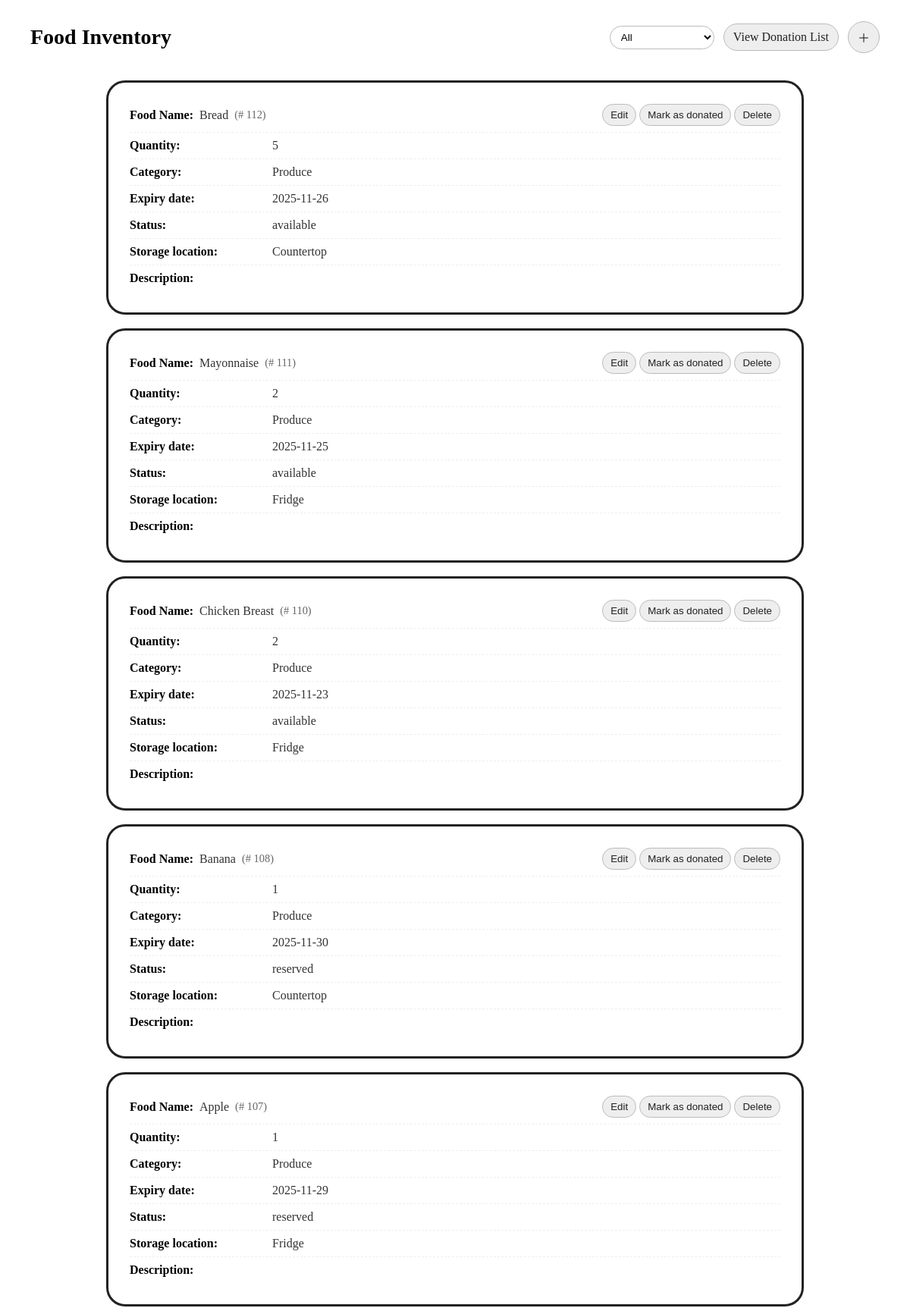
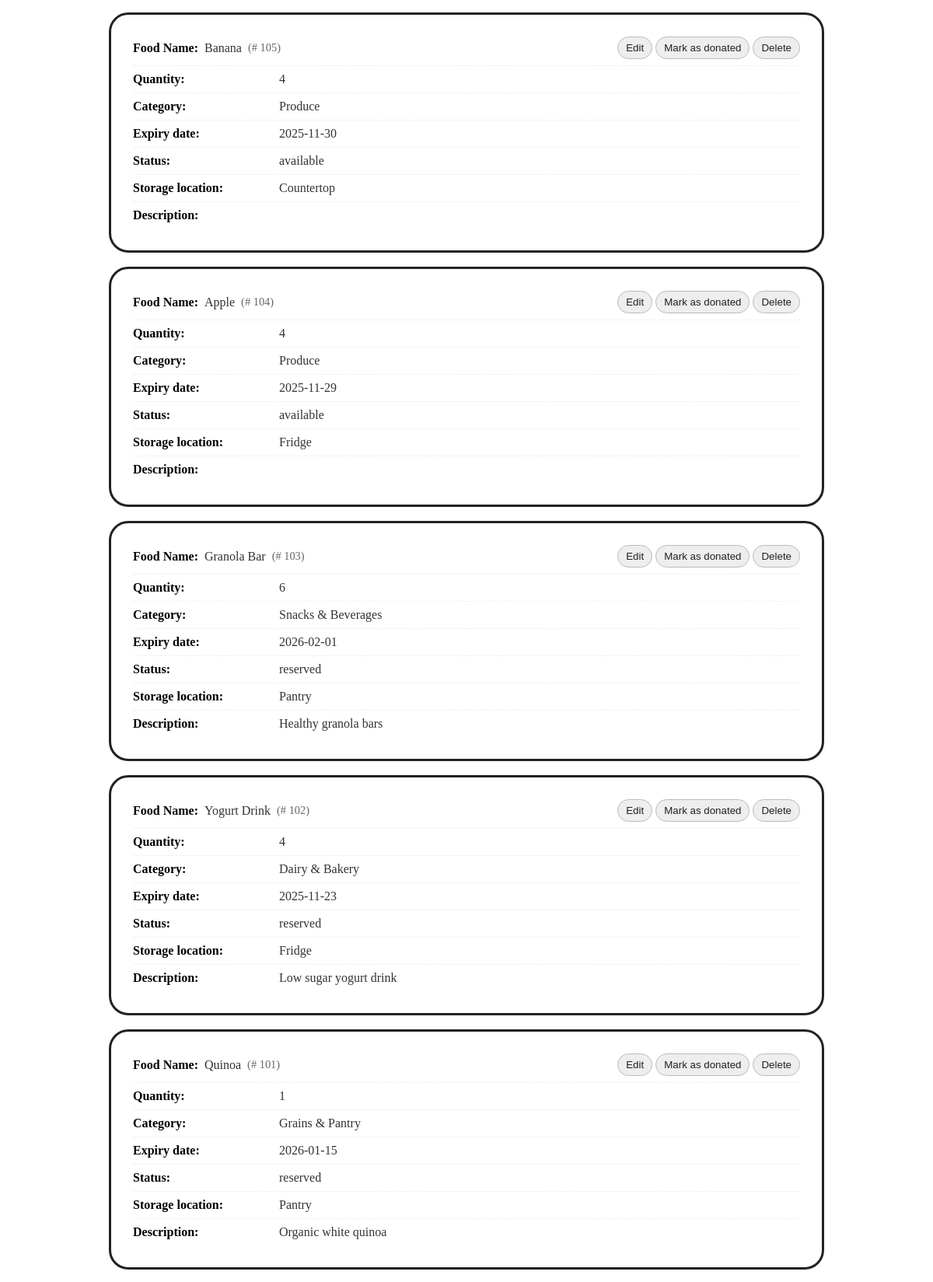
The app's page /pages/inventory/inventory.php (signed in, upper part) with its own data (2 pictures, top to bottom).
### tables this page shows
CREATE TABLE `fooditem` (
  `foodItem_id` int(20) NOT NULL,
  `category` enum('Produce','Protein','Dairy & Bakery','Grains & Pantry','Snacks & Beverages') NOT NULL,
  `food_name` varchar(20) NOT NULL,
  `quantity` int(10) NOT NULL,
  `expiry_date` date NOT NULL DEFAULT current_timestamp(),
  `storage_location` enum('Fridge','Freezer','Pantry','Countertop') NOT NULL,
  `description` varchar(80) DEFAULT NULL,
  `status` enum('available','used','expired','donation','reserved') NOT NULL,
  `user_id` int(20) UNSIGNED NOT NULL,
  `created_at` date DEFAULT current_timestamp()
);

### pages/inventory/inventory.php (the view, shortened to what this page needs)
<?php
require_once __DIR__ . '/../../config.php';
$uid = (int)($_SESSION['user_id'] ?? $_SESSION['id'] ?? 0);
$rows = [];
try {
  $st = $pdo->prepare("
    SELECT
      f.foodItem_id, f.food_name, f.quantity, f.category, f.expiry_date, f.status, f.storage_location, f.description,
      EXISTS(
        SELECT 1
        FROM donation_fooditem df
        JOIN donation d ON d.donation_id = df.donation_id
        WHERE df.fooditem_id = f.foodItem_id
          AND d.donor_user_id = f.user_id
          AND d.status = 'pending'
      ) AS has_donation
    FROM fooditem f
    WHERE f.user_id = :uid
    ORDER BY f.foodItem_id DESC
  ");
  $st->execute([':uid' => $uid]);
  $rows = $st->fetchAll(PDO::FETCH_ASSOC);
} catch (Throwable $e) {
  $rows = [];
}
function e($s){ return htmlspecialchars((string)$s, ENT_QUOTES, 'UTF-8'); }
?>
<!doctype html>
<html lang="en">
<head>
</head>
<body>
  <header class="topbar">
    <h1 class="title">Food Inventory</h1>
    <div class="actions">
      <div class="controls">
        <select id="filterSel">
          <option value="all" selected>All</option>
        </select>
      </div>
      <a class="btn" href="/SaveBite/templates/base.php?page=donationList">View Donation List</a>
      <a class="plus" href="#" title="Add new">＋</a>
    </div>
  </header>
  <main class="content" id="list">
    <?php if (!$rows): ?>
      <p id="empty-hint" style="color:#666">No items yet. Click “＋” to add one.</p>
    <?php else: ?>
      <?php foreach ($rows as $r):
        $id   = (int)$r['foodItem_id'];
        $exp  = (string)($r['expiry_date'] ?? '');
        $name = (string)$r['food_name'];
        $qty  = (string)$r['quantity'];
        $cat  = (string)$r['category'];
        $st   = (string)($r['status'] ?? '');
        $loc  = (string)$r['storage_location'];
        $desc = (string)($r['description'] ?? '');
        $has  = !empty($r['has_donation']);
      ?>
      <article class="card" id="item-<?= $id ?>" data-id="<?= $id ?>" data-expiry="<?= e($exp) ?>" data-donated="<?= $has ? '1' : '0' ?>">
        <div class="card-head">
          <div class="card-title">
            <span class="label">Food Name:</span>
            <span class="value" data-field="food_name"><?= e($name) ?></span>
            <span class="mini-id">(# <?= $id ?>)</span>
          </div>
          <div>
            <button class="btn mini" type="button" data-action="edit">Edit</button>
            <button
              class="btn mini"
              type="button"
              data-action="donate"
              <?= $has ? 'disabled style="opacity:.65;cursor:not-allowed"' : '' ?>
            ><?= $has ? 'Added to Donation List' : 'Mark as donated' ?></button>
            <button class="btn mini" type="button" data-action="delete">Delete</button>
          </div>
        </div>
        <div class="row">
          <span class="label">Quantity:</span>
          <span class="value" data-field="quantity"><?= e($qty) ?></span>
        </div>
        <div class="row">
          <span class="label">Category:</span>
          <span class="value" data-field="category"><?= e($cat) ?></span>
        </div>
        <div class="row">
          <span class="label">Expiry date:</span>
          <span class="value" data-field="expiry_date"><?= e($exp) ?></span>
        </div>
        <div class="row">
          <span class="label">Status:</span>
          <span class="value" data-field="status"><?= e($st) ?></span>
        </div>
        <div class="row">
          <span class="label">Storage location:</span>
          <span class="value" data-field="storage_location"><?= e($loc) ?></span>
        </div>
        <div class="row">
          <span class="label">Description:</span>
          <span class="value" data-field="description"><?= e($desc) ?></span>
        </div>
      </article>
      <?php endforeach; ?>
    <?php endif; ?>
  </main>
</body>
</html>

### pages/inventory/inventory.php (style rules this page uses)
.topbar { display:flex;justify-content:space-between;align-items:center;gap:12px;padding:20px 32px; }
.title { font-size:28px;font-weight:700;margin:0; }
.actions { display:flex;align-items:center;gap:12px; }
.btn,.plus { padding:8px 12px;border:1px solid #bbb;background:#eee;border-radius:22px;cursor:pointer;text-decoration:none;color:#222; }
.btn.mini { padding:6px 10px;border-radius:16px; }
.content { width:100%;max-width:920px;margin:0 auto;padding:16px; }
.card { border:3px solid #222;border-radius:25px;padding:28px;margin-bottom:18px;background:#fff; }
.card-head { display:flex;align-items:center;justify-content:space-between;gap:8px;margin-bottom:8px; }
.card-title { display:flex;align-items:center;gap:8px;flex-wrap:wrap; }
.mini-id { color:#666;font-size:90%; }
.row { display:grid;grid-template-columns:180px 1fr;gap:8px;padding:8px 0;border-top:1px dashed #eee; }
.label { font-weight:600; }
.value { color:#333; }
.controls select { padding:6px 10px;border:1px solid #bbb;border-radius:22px;background:#fff; }

### records on screen
fooditem: food_name "Bread", foodItem_id "112", quantity "5", category "Produce", expiry_date "2025-11-26", status "available", storage_location "Countertop"
fooditem: food_name "Mayonnaise", foodItem_id "111", quantity "2", category "Produce", expiry_date "2025-11-25", status "available", storage_location "Fridge"
fooditem: food_name "Chicken Breast", foodItem_id "110", quantity "2", category "Produce", expiry_date "2025-11-23", status "available", storage_location "Fridge"
fooditem: food_name "Banana", foodItem_id "108", quantity "1", category "Produce", expiry_date "2025-11-30", status "reserved", storage_location "Countertop"
fooditem: food_name "Apple", foodItem_id "107", quantity "1", category "Produce", expiry_date "2025-11-29", status "reserved", storage_location "Fridge"
fooditem: food_name "Banana", foodItem_id "105", quantity "4", category "Produce", expiry_date "2025-11-30", status "available", storage_location "Countertop"
fooditem: food_name "Apple", foodItem_id "104", quantity "4", category "Produce", expiry_date "2025-11-29", status "available", storage_location "Fridge"
fooditem: food_name "Granola Bar", foodItem_id "103", quantity "6", category "Snacks & Beverages", expiry_date "2026-02-01", status "reserved", storage_location "Pantry", description "Healthy granola bars"
fooditem: food_name "Yogurt Drink", foodItem_id "102", quantity "4", category "Dairy & Bakery", expiry_date "2025-11-23", status "reserved", storage_location "Fridge", description "Low sugar yogurt drink"
fooditem: food_name "Quinoa", foodItem_id "101", quantity "1", category "Grains & Pantry", expiry_date "2026-01-15", status "reserved", storage_location "Pantry", description "Organic white quinoa"
